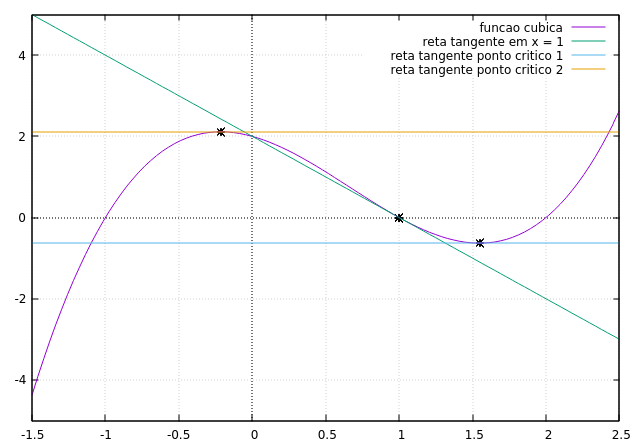

gnuplot code for this plot:
set xrange[-1.5:2.5]
set yrange[-5:5]
set output "ex1.jpg"
plot x**3 - 2*x**2 - x + 2 title "funcao cubica", -2*x + 2 title"reta tangente em x = 1", (((2 + sqrt(7))/3)**3 - 2 * ((2 + sqrt(7))/3)**2 - ((2 + sqrt(7))/3) + 2) title "reta tangente ponto critico 1", (((2 - sqrt(7))/3)**3 - 2 * ((2 - sqrt(7))/3)**2 - ((2 - sqrt(7))/3) + 2) title "reta tangente ponto critico 2"
set label at 1, 0 "" point pointtype 3 ps 1
set label at 1, 0 "" point pointtype 3 ps 1
set label at ((2 - sqrt(7))/3), (((2 - sqrt(7))/3)**3 - 2 * ((2 - sqrt(7))/3)**2 - ((2 - sqrt(7))/3) + 2) "" point pointtype 3 ps 1
set label at ((2 + sqrt(7))/3), (((2 + sqrt(7))/3)**3 - 2 * ((2 + sqrt(7))/3)**2 - ((2 + sqrt(7))/3) + 2) "" point pointtype 3 ps 1
set grid
set xzeroaxis
set yzeroaxis